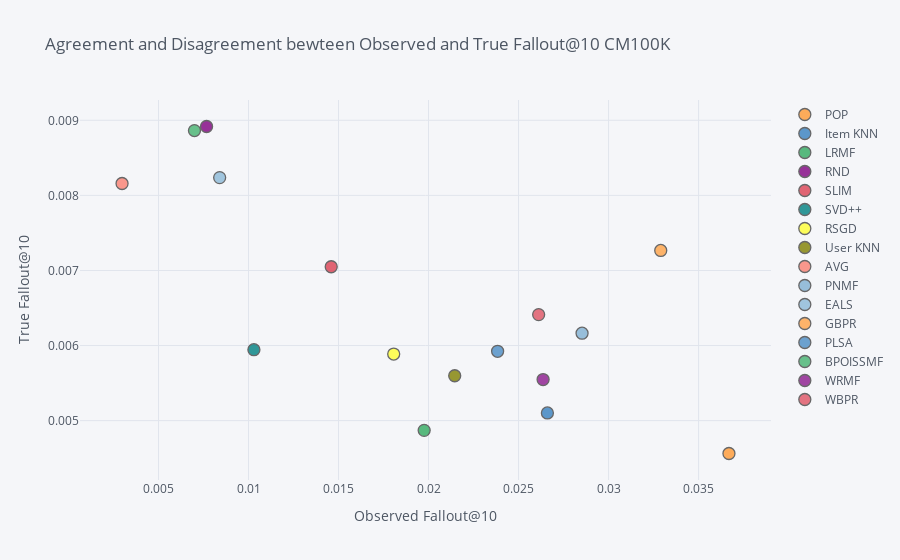

The cell this chart's notebook holds for it:
### Code cell
result.iplot(
    x='fallout_x',
    y='fallout_y',
    # Specify the category
    categories='algorithm_nick',
    xTitle='Observed Fallout@10',
    yTitle='True Fallout@10',
    title='Agreement and Disagreement bewteen Observed and True Fallout@10 CM100K')

### Figure 1 — Plotly figure (JSON) as saved in the notebook; plotly's stock layout.template omitted (floating-point values rounded to 4 significant figures)
{"data": [{"marker": {"color": "rgba(255, 153, 51, 1.0)", "line": {"width": 1.3}, "opacity": 0.8, "size": 12, "symbol": "circle"}, "mode": "markers", "name": "POP", "textfont": {"color": "#4D5663"}, "type": "scatter", "x": [0.03669], "y": [0.004562]}, {"marker": {"color": "rgba(55, 128, 191, 1.0)", "line": {"width": 1.3}, "opacity": 0.8, "size": 12, "symbol": "circle"}, "mode": "markers", "name": "Item KNN", "textfont": {"color": "#4D5663"}, "type": "scatter", "x": [0.0266], "y": [0.005102]}, {"marker": {"color": "rgba(50, 171, 96, 1.0)", "line": {"width": 1.3}, "opacity": 0.8, "size": 12, "symbol": "circle"}, "mode": "markers", "name": "LRMF", "textfont": {"color": "#4D5663"}, "type": "scatter", "x": [0.01976], "y": [0.00487]}, {"marker": {"color": "rgba(128, 0, 128, 1.0)", "line": {"width": 1.3}, "opacity": 0.8, "size": 12, "symbol": "circle"}, "mode": "markers", "name": "RND", "textfont": {"color": "#4D5663"}, "type": "scatter", "x": [0.00767], "y": [0.008918]}, {"marker": {"color": "rgba(219, 64, 82, 1.0)", "line": {"width": 1.3}, "opacity": 0.8, "size": 12, "symbol": "circle"}, "mode": "markers", "name": "SLIM", "textfont": {"color": "#4D5663"}, "type": "scatter", "x": [0.01459], "y": [0.00705]}, {"marker": {"color": "rgba(0, 128, 128, 1.0)", "line": {"width": 1.3}, "opacity": 0.8, "size": 12, "symbol": "circle"}, "mode": "markers", "name": "SVD++", "textfont": {"color": "#4D5663"}, "type": "scatter", "x": [0.0103], "y": [0.005944]}, {"marker": {"color": "rgba(255, 255, 51, 1.0)", "line": {"width": 1.3}, "opacity": 0.8, "size": 12, "symbol": "circle"}, "mode": "markers", "name": "RSGD", "textfont": {"color": "#4D5663"}, "type": "scatter", "x": [0.01807], "y": [0.005887]}, {"marker": {"color": "rgba(128, 128, 0, 1.0)", "line": {"width": 1.3}, "opacity": 0.8, "size": 12, "symbol": "circle"}, "mode": "markers", "name": "User KNN", "textfont": {"color": "#4D5663"}, "type": "scatter", "x": [0.02145], "y": [0.005598]}, {"marker": {"color": "rgba(251, 128, 114, 1.0)", "line": {"width": 1.3}, "opacity": 0.8, "size": 12, "symbol": "circle"}, "mode": "markers", "name": "AVG", "textfont": {"color": "#4D5663"}, "type": "scatter", "x": [0.002976], "y": [0.008159]}, {"marker": {"color": "rgba(128, 177, 211, 1.0)", "line": {"width": 1.3}, "opacity": 0.8, "size": 12, "symbol": "circle"}, "mode": "markers", "name": "PNMF", "textfont": {"color": "#4D5663"}, "type": "scatter", "x": [0.02853], "y": [0.006165]}, {"marker": {"color": "rgba(128, 177, 211, 0.8999999999999999)", "line": {"width": 1.3}, "opacity": 0.8, "size": 12, "symbol": "circle"}, "mode": "markers", "name": "EALS", "textfont": {"color": "#4D5663"}, "type": "scatter", "x": [0.008398], "y": [0.008237]}, {"marker": {"color": "rgba(255, 153, 51, 0.8999999999999999)", "line": {"width": 1.3}, "opacity": 0.8, "size": 12, "symbol": "circle"}, "mode": "markers", "name": "GBPR", "textfont": {"color": "#4D5663"}, "type": "scatter", "x": [0.0329], "y": [0.007266]}, {"marker": {"color": "rgba(55, 128, 191, 0.8999999999999999)", "line": {"width": 1.3}, "opacity": 0.8, "size": 12, "symbol": "circle"}, "mode": "markers", "name": "PLSA", "textfont": {"color": "#4D5663"}, "type": "scatter", "x": [0.02384], "y": [0.005923]}, {"marker": {"color": "rgba(50, 171, 96, 0.8999999999999999)", "line": {"width": 1.3}, "opacity": 0.8, "size": 12, "symbol": "circle"}, "mode": "markers", "name": "BPOISSMF", "textfont": {"color": "#4D5663"}, "type": "scatter", "x": [0.006998], "y": [0.008863]}, {"marker": {"color": "rgba(128, 0, 128, 0.8999999999999999)", "line": {"width": 1.3}, "opacity": 0.8, "size": 12, "symbol": "circle"}, "mode": "markers", "name": "WRMF", "textfont": {"color": "#4D5663"}, "type": "scatter", "x": [0.02636], "y": [0.005547]}, {"marker": {"color": "rgba(219, 64, 82, 0.8999999999999999)", "line": {"width": 1.3}, "opacity": 0.8, "size": 12, "symbol": "circle"}, "mode": "markers", "name": "WBPR", "textfont": {"color": "#4D5663"}, "type": "scatter", "x": [0.02612], "y": [0.006412]}], "layout": {"legend": {"bgcolor": "#F5F6F9", "font": {"color": "#4D5663"}}, "paper_bgcolor": "#F5F6F9", "plot_bgcolor": "#F5F6F9", "title": {"font": {"color": "#4D5663"}, "text": "Agreement and Disagreement bewteen Observed and True Fallout@10 CM100K"}, "xaxis": {"gridcolor": "#E1E5ED", "showgrid": true, "tickfont": {"color": "#4D5663"}, "title": {"font": {"color": "#4D5663"}, "text": "Observed Fallout@10"}, "zerolinecolor": "#E1E5ED"}, "yaxis": {"gridcolor": "#E1E5ED", "showgrid": true, "tickfont": {"color": "#4D5663"}, "title": {"font": {"color": "#4D5663"}, "text": "True Fallout@10"}, "zerolinecolor": "#E1E5ED"}}}
